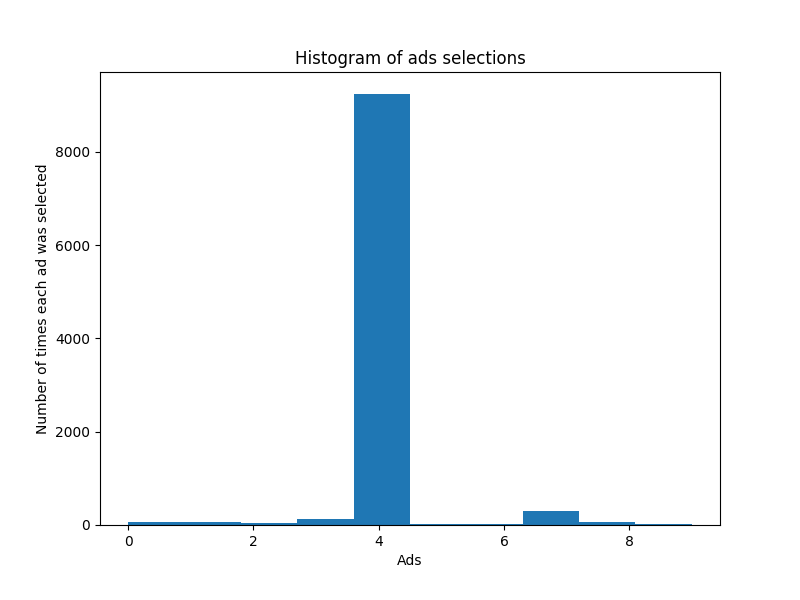

Reproduce this figure in Python.
#!/usr/bin/env python3
# -*- coding: utf-8 -*-
"""
Created on Wed Jan 16 16:15:43 2019

@author: parthgoyal123
"""

""" -------- Thompson Sampling Reinforcement Learning --------- """

# ---> Reinforcement Learning: It is about taking suitable action to maximize reward in a particular situation.

# ====== Preprocessing ====== #

# Importing the required libraries
# ---> Numpy arrays are the most convinient way to work on Machine Learning models
# ---> Matplotlib allows us to visualise our model in form of various plots/figures
# ---> Pandas allows us to import the dataset efficiently
import numpy as np
import matplotlib.pyplot as plt
import pandas as pd

# Importing the dataset using pandas library
# ---> pandas create a dataframe of the dataset
# ---> iloc : It locates the column by its index. In other words, using ’iloc’ allows us to take columns by just taking their index.
# ---> .values : It returns the values of the column (by their index) inside a Numpy array(way more efficient than a list)
dataset = pd.read_csv("Ads_CTR_Optimisation.csv")

# Implementing Thompson Sampling
import random
N = dataset.shape[0]
d = dataset.shape[1]
ads_selected = []
numbers_of_rewards_1 = [0] * d
numbers_of_rewards_0 = [0] * d
total_reward = 0
for n in range(0, N):
    ad = 0
    max_random = 0
    for i in range(0, d):
        random_beta = random.betavariate(numbers_of_rewards_1[i] + 1, numbers_of_rewards_0[i] + 1)
        if random_beta > max_random:
            max_random = random_beta
            ad = i
    ads_selected.append(ad)
    reward = dataset.values[n, ad]
    if reward == 1:
        numbers_of_rewards_1[ad] += 1
    else:
        numbers_of_rewards_0[ad] += 1
    total_reward += reward

# Visualising the number of selections of each graph
fig = plt.figure(dpi = 100, figsize = (8,6))
plt.hist(ads_selected)
plt.title('Histogram of ads selections')
plt.xlabel('Ads')
plt.ylabel('Number of times each ad was selected')
plt.show()
fig.savefig('Thompson_Sampling.png')

# ============== Thompson Sampling =============== #